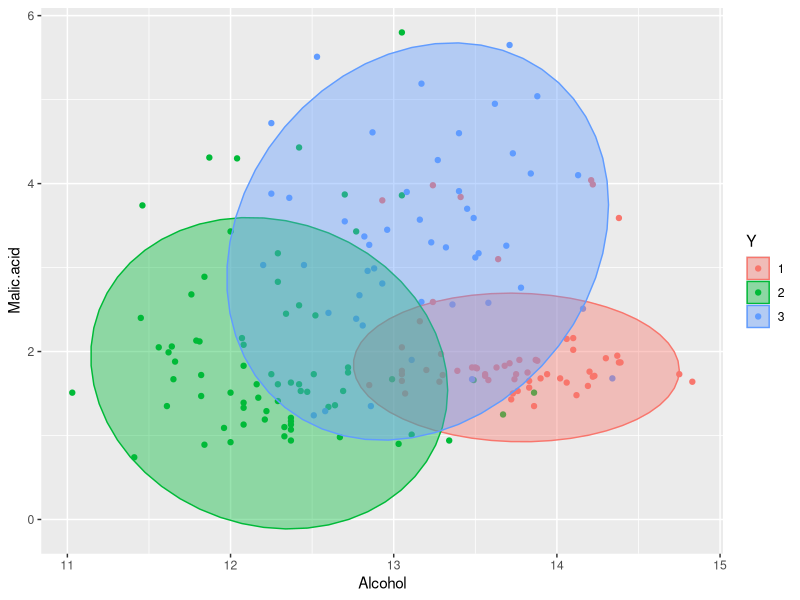
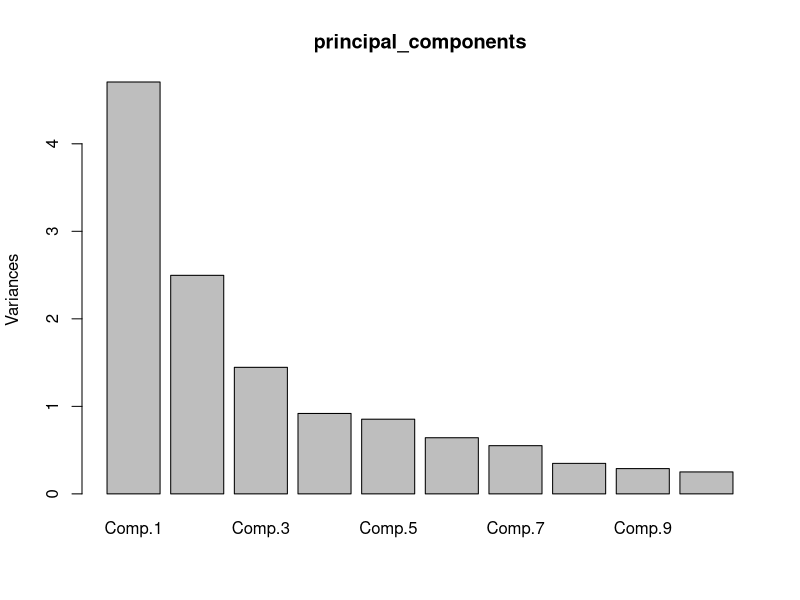
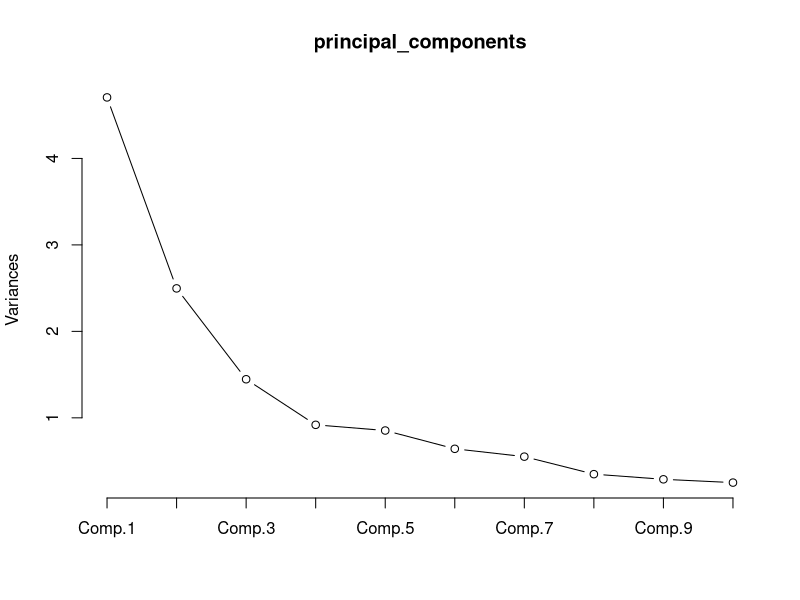
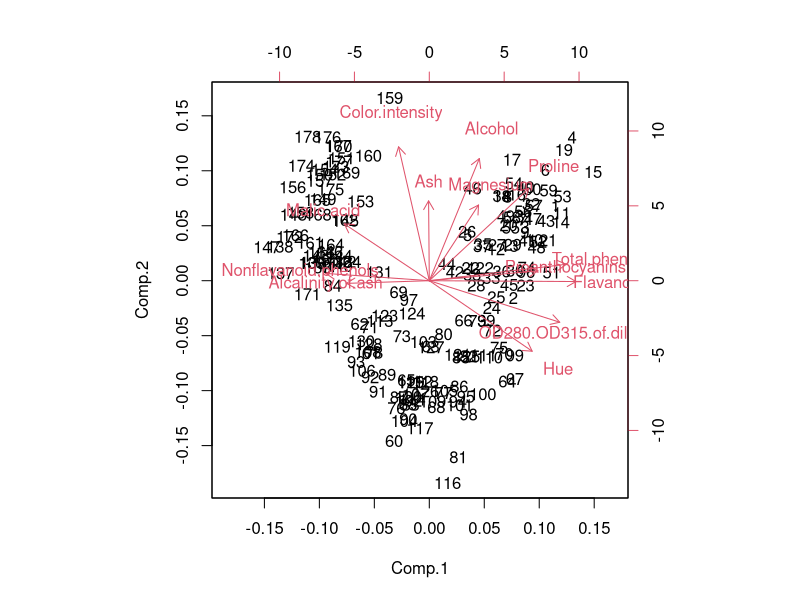
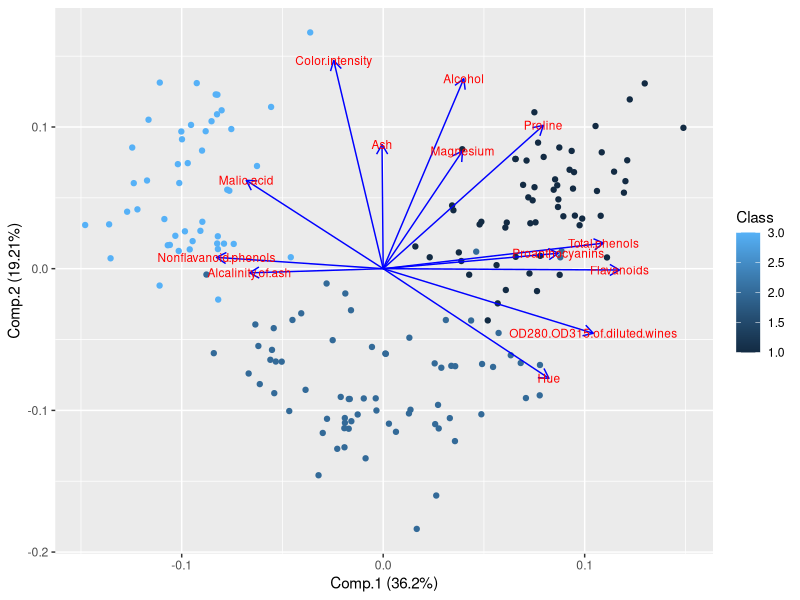
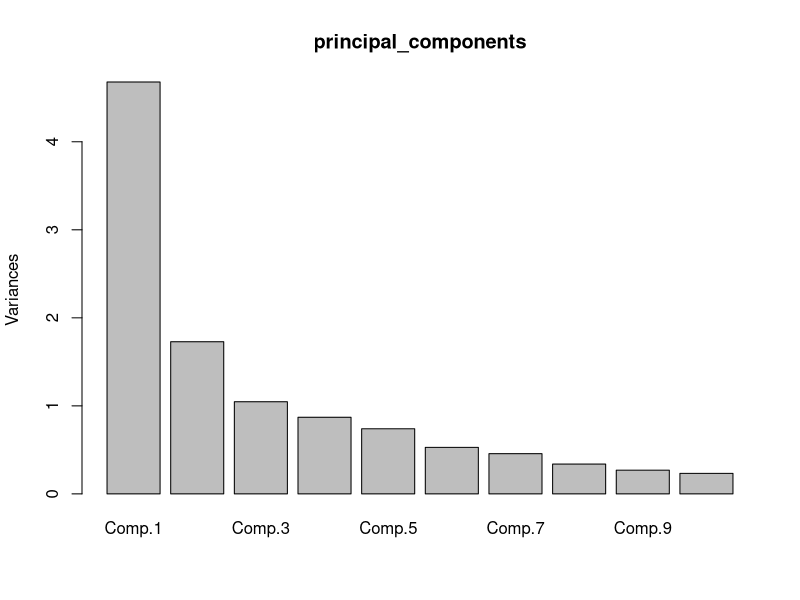
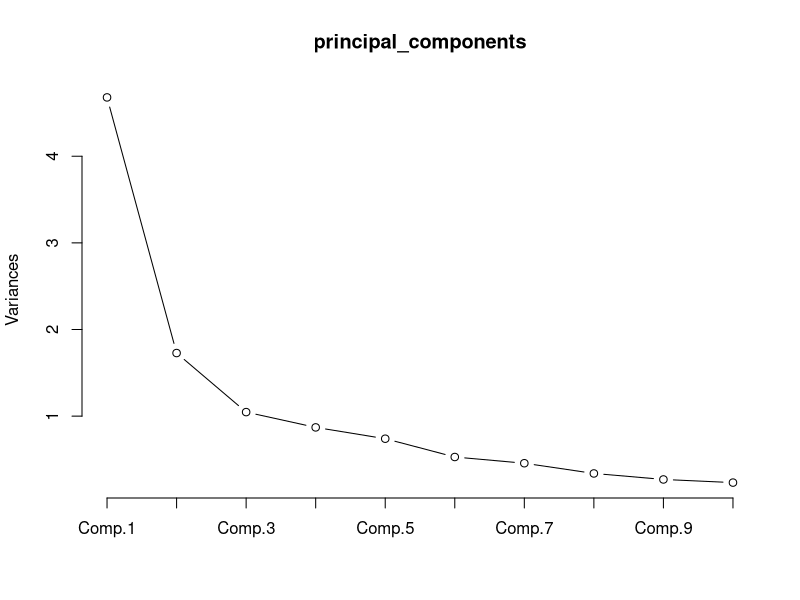
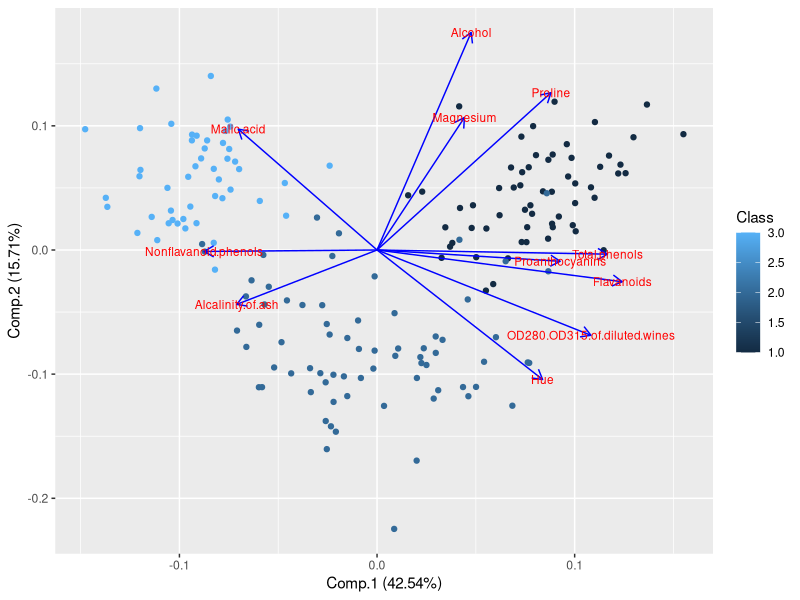

Generate these figures, in order, with R: (Note: this script raises an error after producing the figures.)
library(caret)
library(class)
library(ggfortify)

setwd("C:/Users/wampnm/OneDrive/Data Analytics/Lab4")
wine <- read.csv("wine.csv") 

# PCA with wine dataset
wine.df <- wine
head(wine.df)
attach(wine)

X <- wine.df[,2:14]
Y <- as.factor(wine.df[,1])

## scatter plot of 2 variables colored by class
ggplot(X, aes(x = Alcohol, y = Malic.acid, color = Y, fill = Y)) + geom_point() + 
  stat_ellipse(type = "t",geom = "polygon",alpha = 0.4)

####### PCA #######

principal_components <- princomp(X, cor = TRUE, score = TRUE)

summary(principal_components)

principal_components$loadings


# using the plot() function, we can plot the principal components.
plot(principal_components)

# plotting the principal_components using the a line in plot() functions 
plot(principal_components, type = "l")

# using rhw biplot() function we can plot the components
biplot(principal_components)

## using autoplot() function to plot the components
autoplot(principal_components, data = wine, colour = 'Class',
         loadings = TRUE, loadings.colour = 'blue',
         loadings.label = TRUE, loadings.label.size = 3)

# loadings
principal_components$loadings[,1:3]

# filter out columns
# PCA on filtered stuff
filtered_wine <- wine
filtered_wine <- subset(filtered_wine, select = -c(Ash, Color.intensity))

X <- filtered_wine[,2:12]
Y <- as.factor(filtered_wine[,1])

principal_components <- princomp(X, cor = TRUE, score = TRUE)

summary(principal_components)

principal_components$loadings

# using the plot() function, we can plot the principal components.
plot(principal_components)

# plotting the principal_components using the a line in plot() functions 
plot(principal_components, type = "l")

## using autoplot() function to plot the components
autoplot(principal_components, data = filtered_wine, colour = 'Class',
         loadings = TRUE, loadings.colour = 'blue',
         loadings.label = TRUE, loadings.label.size = 3)

# loadings
principal_components$loadings[,1:3]

# KNN on Original Dataset

n = 125
s_wine <- sample(n,n*.8)

## create train & test sets based on sampled indexes 
wine.train <- wine[s_wine,]

wine.test <- wine[-s_wine,]

# simple estimate of k
k = round(sqrt(n))

k <- k-1

knn.predicted <- knn(train = wine.train[,2:14], test = wine.test[,2:14], cl = wine.train[,1], k = 3)
# create contingency table/ confusion matrix 
contingency.table1 <- table(knn.predicted, wine.test[,1], dnn=list('predicted','actual'))
contingency.table1
# calculate classification accuracy
sum(diag(contingency.table1))/length(wine.test[,1])

cm = as.matrix(table(Actual = wine.test$Class, Predicted = knn.predicted))

#cm

n = sum(cm) # number of instances
nc = nrow(cm) # number of classes
diag = diag(cm) # number of correctly classified instances per class 
rowsums = apply(cm, 1, sum) # number of instances per class
colsums = apply(cm, 2, sum) # number of predictions per class
p = rowsums / n # distribution of instances over the actual classes
q = colsums / n # distribution of instances over the predicted 

accuracy = sum(diag)/n

accuracy

precision = diag / colsums 
recall = diag / rowsums 
f1 = 2 * precision * recall / (precision + recall) 

data.frame(recall, precision, f1)

summary(wine.test$Class)

# KNN on PCA scores
pca <- as.data.frame(principal_components$scores[,1:3])

#View(pca)
pca$Class <- filtered_wine$Class

n = 125
s_wine <- sample(n,n*.8)

## create train & test sets based on sampled indexes 
pca.train <- pca[s_wine,]

pca.test <- pca[-s_wine,]

# simple estimate of k
k = round(sqrt(n))

k <- k-1

knn.predicted <- knn(train = pca.train[,1:3], test = pca.test[,1:3], cl = pca.train[,4], k = 3)
# create contingency table/ confusion matrix 
contingency.table1 <- table(knn.predicted, pca.test[,4], dnn=list('predicted','actual'))
contingency.table1
# calculate classification accuracy
sum(diag(contingency.table1))/length(pca.test[,4])

cm = as.matrix(table(Actual = pca.test$Class, Predicted = knn.predicted))

#cm

n = sum(cm) # number of instances
nc = nrow(cm) # number of classes
diag = diag(cm) # number of correctly classified instances per class 
rowsums = apply(cm, 1, sum) # number of instances per class
colsums = apply(cm, 2, sum) # number of predictions per class
p = rowsums / n # distribution of instances over the actual classes
q = colsums / n # distribution of instances over the predicted 

accuracy = sum(diag)/n

accuracy

precision = diag / colsums 
recall = diag / rowsums 
f1 = 2 * precision * recall / (precision + recall) 

data.frame(recall, precision, f1)

summary(pca.test$Class)

# unable to calculate f1 because neither model predicts 3 
